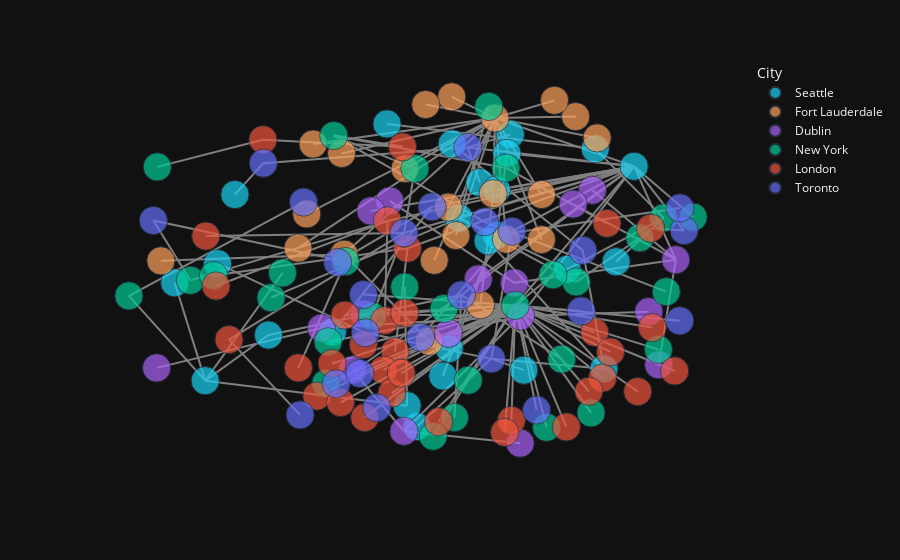

The code cell stored with this chart in its notebook:
### Markdown cell above
Annoyingly slow viz w/ Plotly. Much faster without the edges

### Code cell
import plotly.graph_objects as go
def px_plot_network_graph_nodes(G:nx.Graph, *, layout=None, **pxkwargs) -> go.Figure:
    positions = (layout or nx.spring_layout(G))
    df = pd.DataFrame([{"label": k, "x": v[0], "y": v[1], "size":10, **G.nodes(data=True)[k]} for k,v in positions.items()])
    for column in df.columns[(df.sample(100).applymap(type) == set).any(axis=0)]:
        df[column] = df[column].apply(list)
    fig = px.scatter(df, x="x", y="y", hover_data=df.columns, size="size", **pxkwargs)
    fig.update_layout(
        xaxis=go.layout.XAxis(visible=False),
        yaxis=go.layout.YAxis(visible=False)
    )
    return fig

def px_plot_nx(G:nx.Graph, *, layout=nx.spring_layout, **nodekwargs) -> go.Figure:
    # Generate positions, edges 
    nodes = layout(G)
    edges = [{
        "x": [nodes[source][0],nodes[target][0]], 
        "y": [nodes[source][1],nodes[target][1]]} for source, target in G.edges()
    ]
    # Plot nodes
    figure = px_plot_network_graph_nodes(G, layout=nodes, **nodekwargs)
    # Add edges to nodes
    figure.add_traces([
        px.line(
            x=edge["x"],
            y=edge["y"],
            color_discrete_sequence=["grey"],
        ).data[0] for edge in edges
    ])
    figure.data = figure.data[::-1] # shuffle edges behind nodes
    return figure
from functools import partial
layout = partial(nx.spring_layout,k=0.2, iterations=20)
px_plot_nx(G, color="City", layout=layout, hover_name=None, template="plotly_dark")#,text="label")
